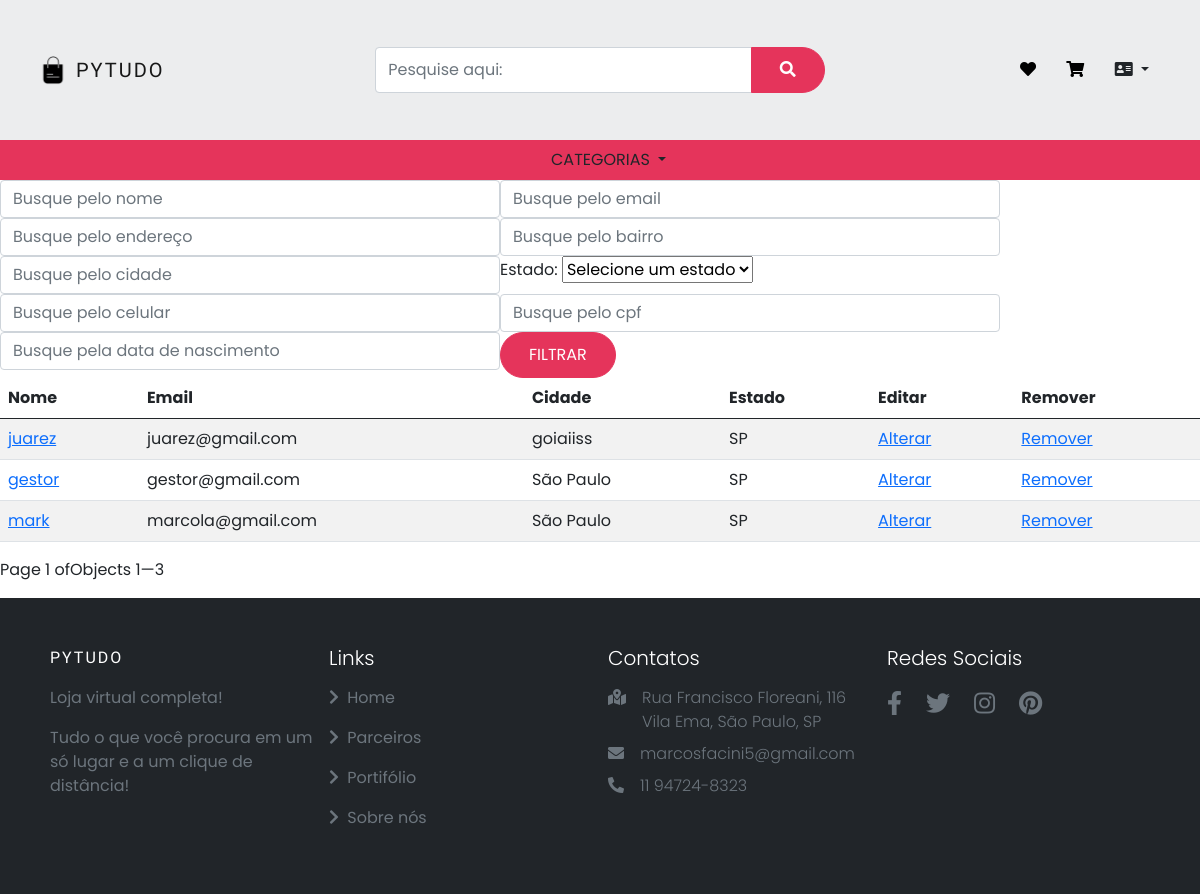
The page /usuarios/listar_usuarios/ on the database its author committed.
### usuarios/models.py (models this page shows, shortened)
class Usuarios(models.Model):
    ESTADOS_BRASILEIROS = (
        ('AC', 'Acre'),
        ('AL', 'Alagoas'),
        ('AP', 'Amapá'),
        ('AM', 'Amazonas'),
        ('BA', 'Bahia'),
        ('CE', 'Ceará'),
        ('DF', 'Distrito Federal'),
        ('ES', 'Espírito Santo'),
        ('GO', 'Goiás'),
        ('MA', 'Maranhão'),
        ('MT', 'Mato Grosso'),
        ('MS', 'Mato Grosso do Sul'),
        ('MG', 'Minas Gerais'),
        ('PA', 'Pará'),
        ('PB', 'Paraíba'),
        ('PR', 'Paraná'),
        ('PE', 'Pernambuco'),
        ('PI', 'Piauí'),
        ('RJ', 'Rio de Janeiro'),
        ('RN', 'Rio Grande do Norte'),
        ('RS', 'Rio Grande do Sul'),
        ('RO', 'Rondônia'),
        ('RR', 'Roraima'),
        ('SC', 'Santa Catarina'),
        ('SP', 'São Paulo'),
        ('SE', 'Sergipe'),
        ('TO', 'Tocantins'),
    )
    usuario = models.ForeignKey(settings.AUTH_USER_MODEL, on_delete=models.CASCADE)
    nome = models.CharField(max_length=40)
    cpf = CPFField('CPF')
    data_de_nascimento = models.DateField()
    celular = PhoneNumberField(null=False, blank=False)
    endereco = models.CharField(max_length=50)
    numero_endereco = models.CharField(max_length=10)
    complemento = models.CharField(max_length=50, blank=True, null= True)
    bairro = models.CharField(max_length=30)
    cidade = models.CharField(max_length=30)
    estado = models.CharField(max_length=2, choices=ESTADOS_BRASILEIROS)
    data_atualizacao = models.DateTimeField(auto_now=True, null=True)

### usuarios/views.py (the view)
# urls.py: path('listar_usuarios/', views.listar_usuarios, name='listar_usuarios'),
@has_permission_decorator('gerenciar_usuarios')
def listar_usuarios(request):
    usuarios = Usuarios.objects.all()
    nome_filtrar = request.GET.get('nome')
    if nome_filtrar:
        usuarios = usuarios.filter(nome__icontains=nome_filtrar)
    email_filtrar = request.GET.get('email')
    if email_filtrar:
        usuarios = usuarios.filter(usuario__email__icontains=email_filtrar)
    endereco_filtrar = request.GET.get('endereco')
    if endereco_filtrar:
        usuarios = usuarios.filter(endereco__icontains=endereco_filtrar)
    bairro_filtrar = request.GET.get('bairro')
    if bairro_filtrar:
        usuarios = usuarios.filter(bairro__icontains=bairro_filtrar)
    cidade_filtrar = request.GET.get('cidade')
    if cidade_filtrar:
        usuarios = usuarios.filter(cidade__icontains=cidade_filtrar)
    estado_filtrar = request.GET.get('estado')
    if estado_filtrar:
        usuarios = usuarios.filter(estado=estado_filtrar)
    celular_filtrar = request.GET.get('celular')
    if celular_filtrar:
        usuarios = usuarios.filter(celular=celular_filtrar)
    cpf_filtrar = request.GET.get('cpf')
    if cpf_filtrar:
        usuarios = usuarios.filter(cpf=cpf_filtrar)
    data_de_nascimento_filtrar = request.GET.get('data_de_nascimento')
    if data_de_nascimento_filtrar:
        data_convertida = datetime.strptime(data_de_nascimento_filtrar, "%d/%m/%Y").strftime('%Y-%m-%d')
        usuarios = usuarios.filter(data_de_nascimento=data_convertida)
    usuarios_ordenados = usuarios.order_by('-id')
    paginacao = Paginator(usuarios_ordenados, 4)
    page = request.GET.get('page')
    usuarios_paginados = paginacao.get_page(page)
    return render(request, 'listar_usuarios.html', {'usuarios_paginados': usuarios_paginados})

### usuarios/templates/listar_usuarios.html (shortened to what this page needs)
{% extends 'base.html' %}
{% load static %}
{% load filtros %}
{% block 'head' %}
    <link href="{% static 'usuarios/css/listar_usuarios.css' %}" rel="stylesheet">
{% endblock %}
{% block 'body' %}
    <form action="#" method="GET"> {% csrf_token %}
        <div class="row">
            <div class="col-md-5">
                <input type="text" placeholder="Busque pelo nome" class="form-control" name="nome">
            </div>
            <div class="col-md-5">
                <input type="text" placeholder="Busque pelo email" class="form-control" name="email">
            </div>
            <div class="col-md-5">
                <input type="text" placeholder="Busque pelo endereço" class="form-control" name="endereco">
            </div>
            <div class="col-md-5">
                <input type="text" placeholder="Busque pelo bairro" class="form-control" name="bairro">
            </div>
            <div class="col-md-5">
                <input type="text" placeholder="Busque pelo cidade" class="form-control" name="cidade">
            </div>
            <div class="col-md-5">
                <label for="estado">Estado:</label>
                <select name="estado">
                    <option value="" selected disabled>Selecione um estado</option>
                </select>
            </div>
            <div class="col-md-5">
                <input type="text" id="celular" placeholder="Busque pelo celular" class="form-control" name="celular">
            </div>
            <div class="col-md-5">
                <input type="text" id="cpf" placeholder="Busque pelo cpf" class="form-control" name="cpf">
            </div>
            <div class="col-md-5">
                <input type="text" id="data_de_nascimento" placeholder="Busque pela data de nascimento" class="form-control" name="data_de_nascimento">
            </div>
            <div class="col-md-3">
                <input type="submit" value="FILTRAR" class="btn btn-primary">
            </div>
        </div>
    </form>
    <table class="table table-striped">
        <thead>
          <tr>
            <th scope="col">Nome</th>
            <th scope="col">Email</th>
            <th scope="col">Cidade</th>
            <th scope="col">Estado</th>
            <th scope="col">Editar</th>
            <th scope="col">Remover</th>
          </tr>
        </thead>
        <tbody>
            {% for usuario in usuarios_paginados %}
                <tr>
                    <td><a href="{% url 'ver_usuario' usuario.id %}">{{ usuario.nome}}</a></td>
                    <td>{{ usuario.usuario}}</td>
                    <td>{{ usuario.cidade}}</td>
                    <td>{{ usuario.estado}}</td>
                    <td><a href="{% url 'atualizar_usuario' usuario.id %}">Alterar</a></td>
                    <td><a href="{% url 'excluir_usuario' usuario.id %}">Remover</a></td>
                </tr>
            {% endfor %}
        </tbody>
    </table>
        <div class="pagination">
            Page {{ usuarios_paginados.number }} of {{ paginator.num_pages }}
            <p>Objects {{ usuarios_paginados.start_index }}—{{ usuarios_paginados.end_index }}</p>
        </div>
{% endblock %}

### pytudo/templates/static/base/css/base.css (style rules this page uses)
:root { --lg-font: 'Kaisei Tokumin', serif; --sm-font: 'Poppins', sans-serif; --pink: #e5345b; }
body { font-family: var(--sm-font); background-color: #fff; }
.row { --bs-gutter-x: 0rem; }
.btn:not(.nav-btns button) { background-color: var(--pink); color: #fff; padding: 10px 28px; border-radius: 25px; border-color: var(--pink); }

### rows shown on the page
Usuarios: nome "juarez", usuario "juarez@gmail.com", cidade "goiaiiss", estado "SP"
Usuarios: nome "gestor", usuario "gestor@gmail.com", cidade "São Paulo", estado "SP"
Usuarios: nome "mark", usuario "marcola@gmail.com", cidade "São Paulo", estado "SP"

### other values the page prints
{{ usuarios_paginados.number }} "1"
{{ usuarios_paginados.start_index }} "1"
{{ usuarios_paginados.end_index }} "3"
